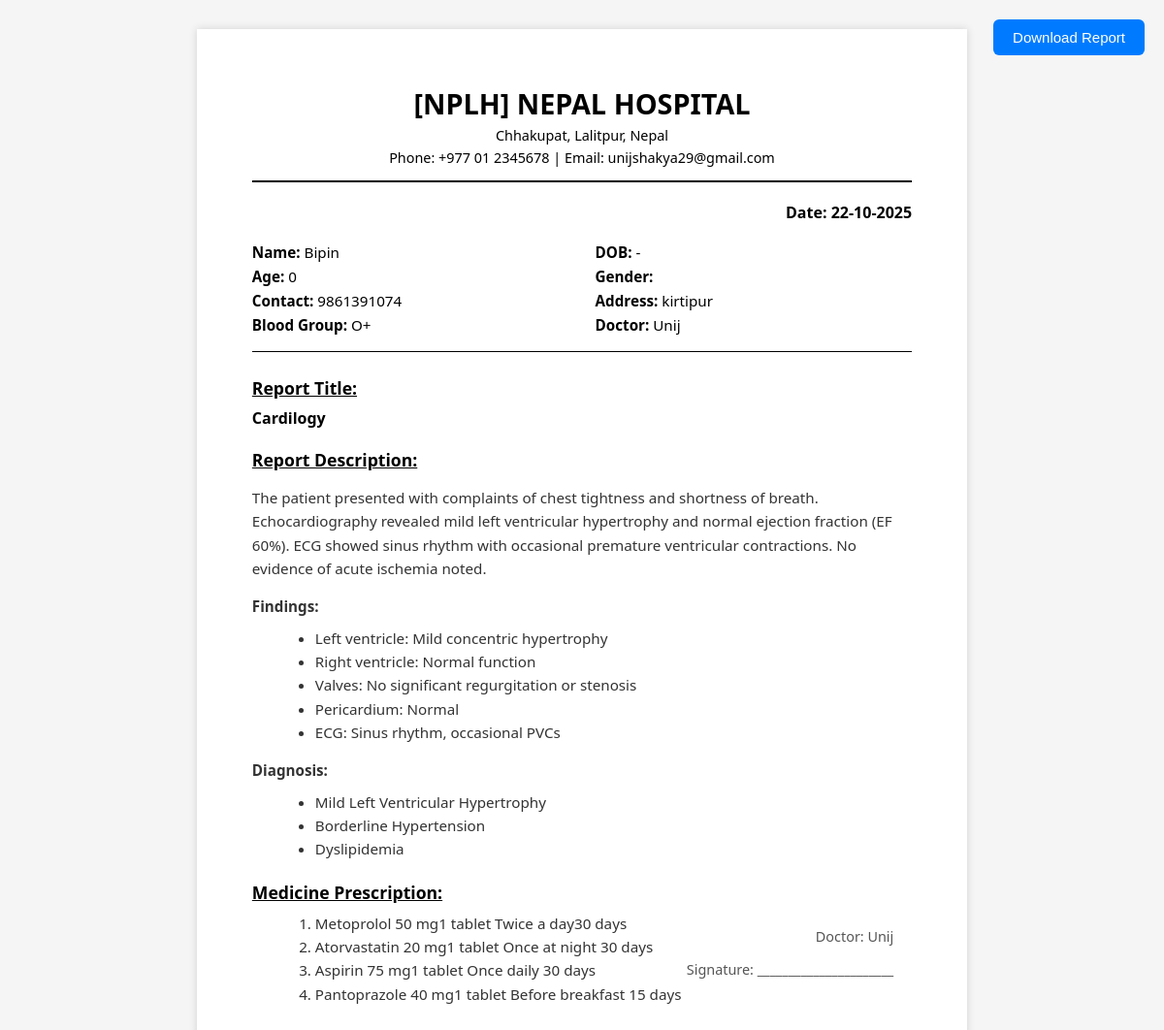
/Admin/report_view.php?id=9, run on the app's committed database.
### tables this page shows
CREATE TABLE `patient_reports` (
  `id` int(11) NOT NULL,
  `report_date` date NOT NULL,
  `patient_id` int(11) NOT NULL,
  `doctor_id` int(11) NOT NULL,
  `patient_name` varchar(150) NOT NULL,
  `age` int(3) DEFAULT NULL,
  `DOB` date NOT NULL,
  `gender` varchar(255) NOT NULL,
  `contact` varchar(20) DEFAULT NULL,
  `address` varchar(255) DEFAULT NULL,
  `blood_group` varchar(10) DEFAULT NULL,
  `doctor_name` varchar(150) NOT NULL,
  `doctor_contact` varchar(20) DEFAULT NULL,
  `report_title` varchar(255) NOT NULL,
  `report_description` text DEFAULT NULL,
  `medicine_prescription` text DEFAULT NULL,
  `report_file` varchar(255) DEFAULT NULL,
  `created_at` timestamp NOT NULL DEFAULT current_timestamp()
);

### Admin/report_view.php (the view, shortened to what this page needs)
<?php
require 'db.php';
$id = intval($_GET['id'] ?? 0);
$stmt = $con->prepare("SELECT * FROM patient_reports WHERE id=?");
$stmt->bind_param("i", $id);
$stmt->execute();
$report = $stmt->get_result()->fetch_assoc();
?>
<!DOCTYPE html>
<html lang="en">
<head>
</head>
<body>
<button class="export-btn" id="downloadPDF">Download Report</button>
<div class="a4-container" id="reportContent">
    <div class="header">
        <h1>[NPLH] Nepal Hospital</h1>
        <p>Chhakupat, Lalitpur, Nepal</p>
        <p>Phone: +977 01 2345678 | Email: unijshakya29@gmail.com</p>
    </div>
    <div class="report-date">
        Date: <?= date('d-m-Y', strtotime($report['report_date'])) ?>
    </div>
    <div class="personal-details">
        <div class="row">
            <span><strong>Name:</strong> <?= htmlspecialchars($report['patient_name']) ?></span>
            <span><strong>DOB:</strong> <?= htmlspecialchars($report['dob'] ?? '-') ?></span>
        </div>
        <div class="row">
            <span><strong>Age:</strong> <?= htmlspecialchars($report['age']) ?></span>
            <span><strong>Gender:</strong> <?= htmlspecialchars($report['gender'] ?? '-') ?></span>
        </div>
        <div class="row">
            <span><strong>Contact:</strong> <?= htmlspecialchars($report['contact']) ?></span>
            <span><strong>Address:</strong> <?= htmlspecialchars($report['address']) ?></span>
        </div>
        <div class="row">
            <span><strong>Blood Group:</strong> <?= htmlspecialchars($report['blood_group'] ?? '-') ?></span>
            <span><strong>Doctor:</strong> <?= htmlspecialchars($report['doctor_name'] ?? '-') ?></span>
        </div>
    </div>
    <div class="section-title">Report Title:</div>
    <div style="font-weight:600; font-size:1rem; margin-bottom:10px;">
        <?= htmlspecialchars($report['report_title']) ?>
    </div>
    <div class="section-title">Report Description:</div>
    <div class="report-description">
        <?= $report['report_description']  ?>
    </div>
    <?php if (!empty($report['medicine_prescription'])): ?>
    <div class="section-title">Medicine Prescription:</div>
    <div class="medicine-prescription">
        <?= $report['medicine_prescription']  ?>
    </div>
    <?php endif; ?>
    <div class="footer">
        <p>Doctor: <?= htmlspecialchars($report['doctor_name'] ?? 'N/A') ?></p>
        <p>Signature: ______________________</p>
    </div>
</div>

### Admin/report_view.php (style rules this page uses)
body { font-family: 'Segoe UI', sans-serif; background: #f5f5f5; padding: 30px 0; margin: 0; text-align: center; }
.a4-container { width: 210mm; min-height: 280mm; background: #fff; margin: 0 auto; padding: 15mm 15mm; box-shadow: 0 0 8px rgba(0,0,0,0.15); box-sizing: border-box; position: relative; text-align: left; overflow: hidden; }
.header { text-align: center; border-bottom: 2px solid #000; padding-bottom: 10px; margin-bottom: 20px; }
.header h1 { margin: 0; font-size: 1.8rem; text-transform: uppercase; }
.header p { margin: 4px 0; font-size: 0.9rem; }
.report-date { text-align: right; font-weight: bold; margin-bottom: 20px; }
.personal-details { width: 100%; margin-bottom: 25px; border-bottom: 1px solid #000; padding-bottom: 12px; font-size: 0.95rem; }
.personal-details .row { display: flex; justify-content: space-between; margin-bottom: 5px; }
.personal-details .row span { width: 48%; }
.section-title { font-weight: bold; font-size: 1.1rem; margin-top: 20px; margin-bottom: 8px; text-decoration: underline; }
.report-description, .medicine-prescription { line-height: 1.6; font-size: 0.95rem; color: #333; }
.report-description p, .medicine-prescription p { margin-bottom: 8px; }
.report-description ul, .medicine-prescription ul { margin: 5px 0 5px 25px; }
.report-description ol, .medicine-prescription ol { margin: 5px 0 5px 25px; }
.footer { position: absolute; bottom: 20mm; left: 20mm; right: 20mm; text-align: right; font-size: 0.9rem; color: #555; }
.export-btn { position: fixed; top: 20px; right: 20px; background: #007bff; color: #fff; border: none; padding: 10px 20px; border-radius: 6px; cursor: pointer; font-size: 15px; z-index: 9999; transition: 0.3s; }

### data on the page
patient_reports: report_date "22-10-2025", patient_name "Bipin", age "0", contact "9861391074", address "kirtipur", blood_group "O+", doctor_name "Unij", report_title "Cardilogy", report_description "The patient presented with complaints of chest tightness and shortness of breath. Echocardiography revealed mild left ventricular hypertrophy and normal ejection fraction (EF 60%). ECG showed sinus rhythm with occasional premature ventricular contractions. No evidence of acute ischemia noted. Findings: Left ventricle: Mild concentric hypertrophy Right ventricle: Normal function Valves: No significant regurgitation or stenosis Pericardium: Normal ECG: Sinus rhythm, occasional PVCs Diagnosis: Mild Left Ventricular Hypertrophy Borderline Hypertension Dyslipidemia", medicine_prescription "Metoprolol 50 mg1 tablet Twice a day30 days Atorvastatin 20 mg1 tablet Once at night 30 days Aspirin 75 mg1 tablet Once daily 30 days Pantoprazole 40 mg1 tablet Before breakfast 15 days"

### other printed values
$report['dob'] "-"
